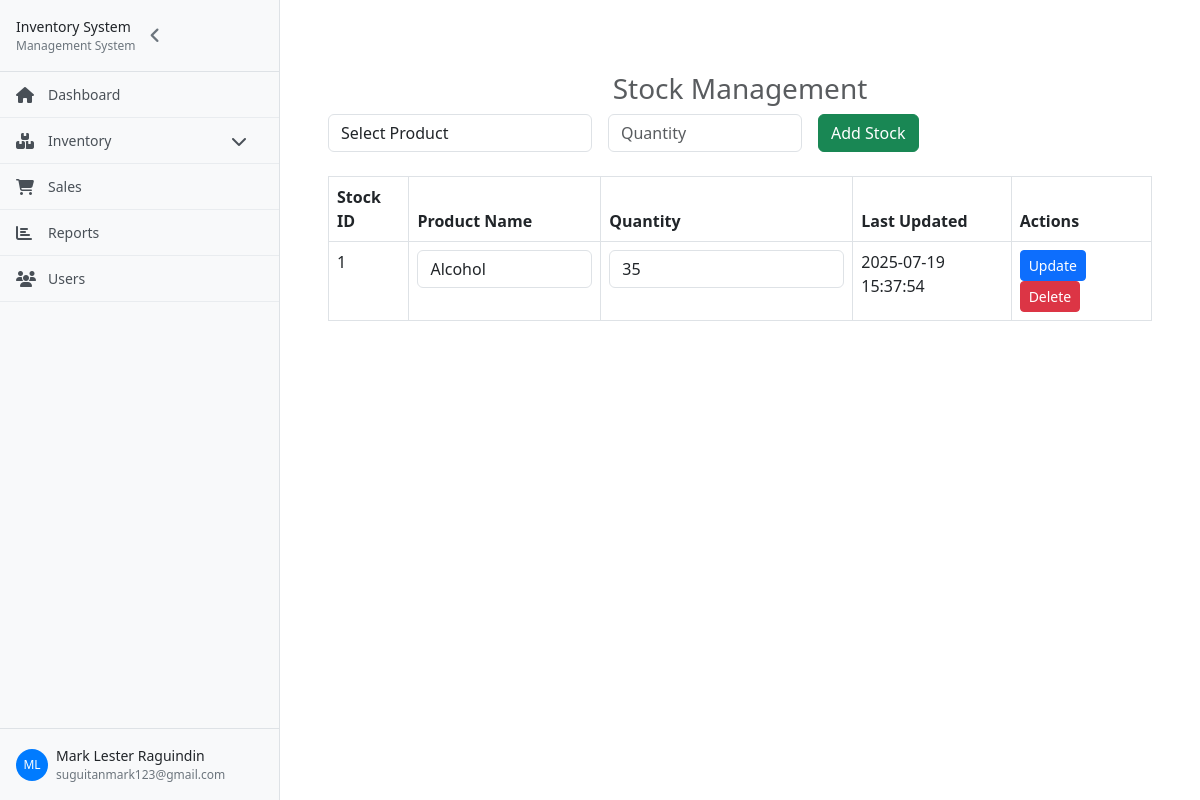
Screenshot of /admin/stock.php (signed in) with the database file from the repository.
### tables this page shows
CREATE TABLE `stocks` (
  `stock_id` int(11) NOT NULL,
  `product_id` int(11) DEFAULT NULL,
  `quantity` int(11) DEFAULT NULL,
  `last_updated` datetime DEFAULT NULL
);

### admin/stock.php (the view, shortened to what this page needs)
<?php
include '../components/config.php';
$products = [];
$result = $con->query("SELECT product_id, product_name FROM products");
while ($row = $result->fetch_assoc()) {
    $products[$row['product_id']] = $row['product_name'];
}
$stocks = $con->query("SELECT s.stock_id, s.product_id, s.quantity, s.last_updated, p.product_name FROM stocks s JOIN products p ON s.product_id = p.product_id");
?>
<!DOCTYPE html>
<html lang="en">
<head>
    <link rel="stylesheet" href="../bootstrap/css/bootstrap-grid.css">
    <link href="https://cdnjs.cloudflare.com/ajax/libs/bootstrap/5.3.0/css/bootstrap.min.css" rel="stylesheet">
    <link href="https://cdnjs.cloudflare.com/ajax/libs/font-awesome/6.4.0/css/all.min.css" rel="stylesheet">
    <link rel="stylesheet" href="../customStyles/index.css">
</head>
<body>
    <?php include_once '../components/adminSidebar.php'; ?>
    <div class="main-content py-5 p-5 mt-4">
        <h3 class="text-center text-muted">Stock Management</h3>
        <form method="POST" class="row g-3 mb-4">
            <div class="col-md-4">
                <select name="product_id" class="form-control" required>
                    <option value="">Select Product</option>
                </select>
            </div>
            <div class="col-md-3">
                <input type="number" name="quantity" class="form-control" placeholder="Quantity" required>
            </div>
            <div class="col-md-3">
                <button type="submit" name="add_stock" class="btn btn-success">Add Stock</button>
            </div>
        </form>
        <table class="table table-bordered mt-4">
            <thead>
                <tr>
                    <th>Stock ID</th>
                    <th>Product Name</th>
                    <th>Quantity</th>
                    <th>Last Updated</th>
                    <th>Actions</th>
                </tr>
            </thead>
            <tbody>
                <?php while ($row = $stocks->fetch_assoc()): ?>
                <tr>
                    <form method="POST">
                        <td><?php echo $row['stock_id']; ?></td>
                        <td>
                            <select name="product_id" class="form-control" required>
                                <?php foreach ($products as $id => $name): ?>
                                    <option value="<?php echo $id; ?>" <?php if ($row['product_id'] == $id) echo 'selected'; ?>><?php echo htmlspecialchars($name); ?></option>
                                <?php endforeach; ?>
                            </select>
                        </td>
                        <td><input type="number" name="quantity" value="<?php echo $row['quantity']; ?>" class="form-control" required></td>
                        <td><?php echo $row['last_updated']; ?></td>
                        <td>
                            <button type="submit" name="update_stock" class="btn btn-primary btn-sm">Update</button>
                            <button type="submit" name="delete_stock" class="btn btn-danger btn-sm" onclick="return confirm('Delete this stock?');">Delete</button>
                        </td>
                    </form>
                </tr>
                <?php endwhile; ?>
            </tbody>
        </table>
    </div>
</body>
</html>

### customStyles/index.css (style rules this page uses)
.main-content { margin-left: 280px; padding: 20px; }

### rows the page displays
stocks: stock_id "1", product_id "Alcohol", quantity "35", last_updated "2025-07-19 15:37:54"

### other values shown
$initials "ML"
$_SESSION['name'] "Mark Lester Raguindin"
$_SESSION['email'] "suguitanmark123@gmail.com"
